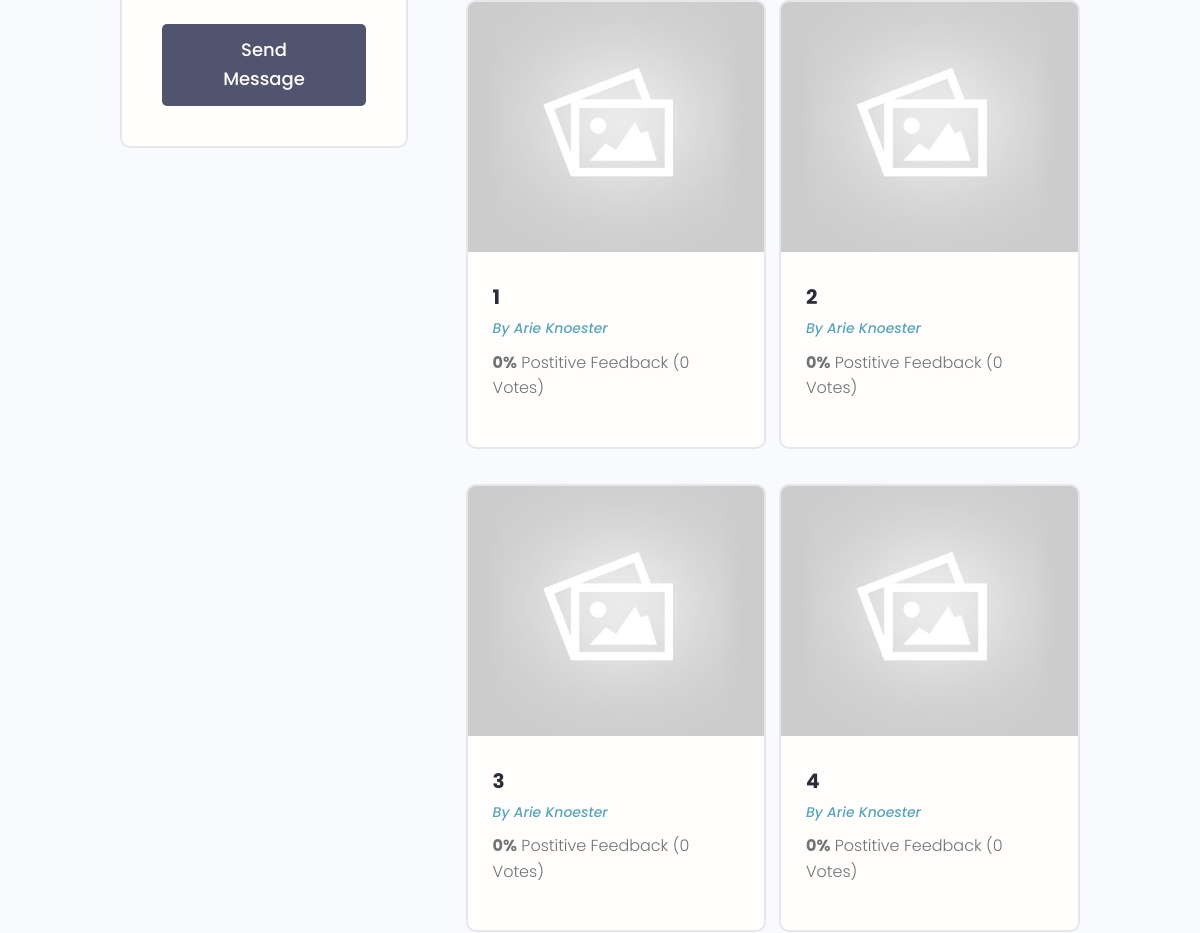
The app's page /profile/b2c6d32e-9d1b-4736-af24-f4d98e0daa3c (middle part), older data.
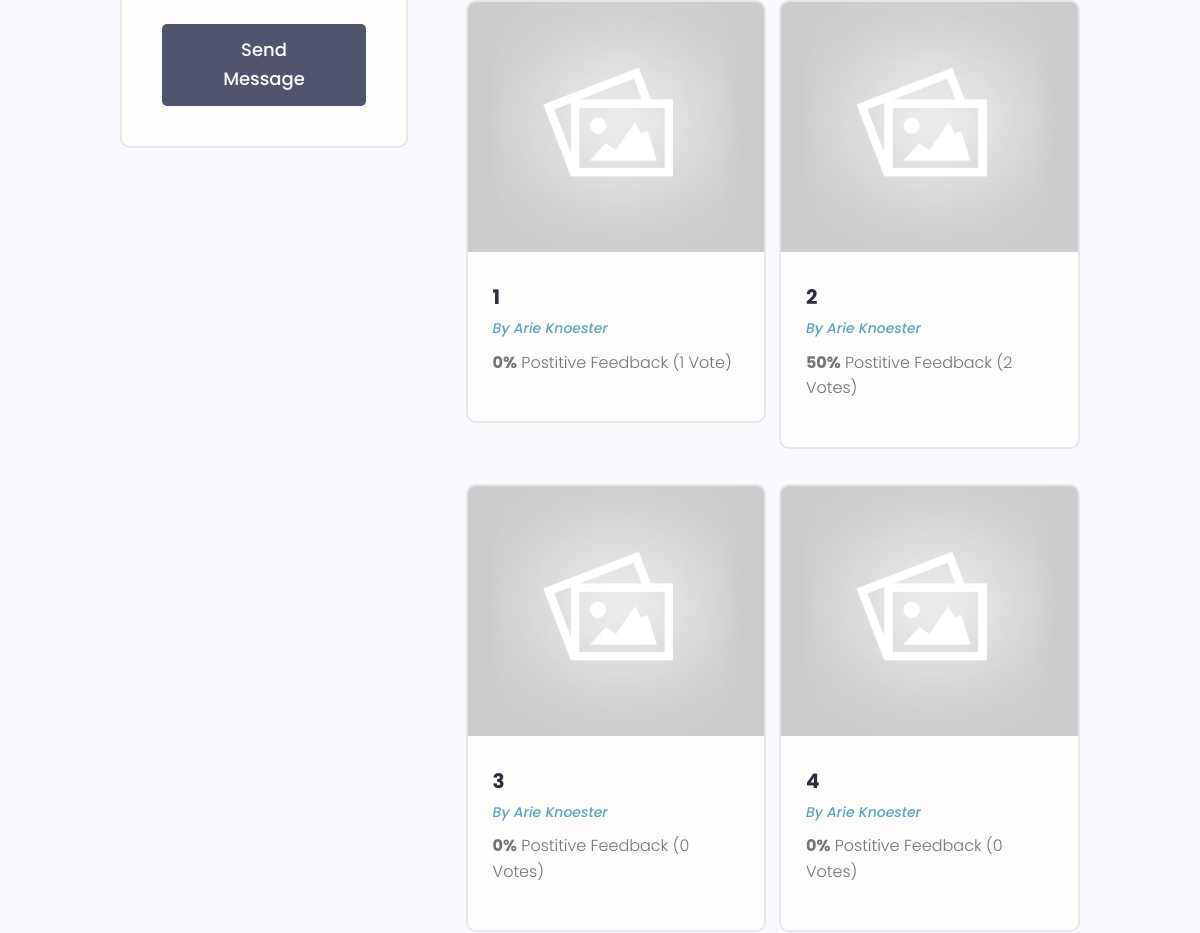
The same page, newer data.
### projects/models.py (models this page shows, shortened)
class Project(models.Model):
    class Meta:
        ordering = ['created']
    id = models.UUIDField(default=uuid.uuid4, unique=True, primary_key=True, editable=False)
    owner = models.ForeignKey(to=Profile, null=True, blank=True, on_delete=models.SET_NULL)
    title = models.CharField(max_length=200)
    description = models.TextField(null=True, blank=True)
    featured_image = models.ImageField(null=True, blank=True, default='default.jpg')
    demo_link = models.CharField(max_length=2000, null=True, blank=True)
    source_link = models.CharField(max_length=2000, null=True, blank=True)
    tags = models.ManyToManyField(to='Tag', blank=True)
    vote_total = models.IntegerField(default=0, null=True, blank=True)
    vote_ratio = models.IntegerField(default=0, null=True, blank=True)
    created = models.DateTimeField(auto_now_add=True)

### users/views.py (the view)
# urls.py: path('profile/<str:pk>', views.user_profile, name='user-profile'),
def user_profile(request, pk):
    profile = Profile.objects.get(id=pk)
    description_skills = profile.skill_set.exclude(description__exact="")
    other_skills = profile.skill_set.filter(description="")
    context = {
        'profile': profile,
        'description_skills': description_skills,
        'other_skills': other_skills
    }
    return render(
        request,
        template_name='users/user-profile.html',
        context=context
    )

### users/templates/users/user-profile.html (shortened to what this page needs)
{% extends 'main.html' %}
{% block content %}
  <main class="profile my-md">
    <div class="container">
      <div class="layout">
        <div class="column column--1of3">
          <div class="card text-center">
            <div class="card__body dev">
              <a href="#" class="btn btn--sub btn--lg">Send Message </a>
            </div>
          </div>
        </div>
        <div class="column column--2of3">
          <div class="devInfo">
            <div class="grid grid--two">
            {% for project in profile.project_set.all %}
              <div class="column">
                <div class="card project">
                  <a href="{% url 'project-page' project.id  %}" class="project">
                    <img class="project__thumbnail" src="{{ project.featured_image.url }}" alt="project thumbnail" />
                    <div class="card__body">
                      <h3 class="project__title">{{ project.title }}</h3>
                      <p><a class="project__author" href="{% url 'user-profile' profile.id %}">By {{ profile.name }}</a></p>
                      <p class="project--rating">
                        <span style="font-weight: bold;">{{ project.vote_ratio }}%</span> Postitive
                        Feedback ({{ project.vote_total }} Vote{{ project.vote_total|pluralize:"s" }})
                      </p>
                    </div>
                  </a>
                </div>
              </div>
            {% endfor %}
            </div>
          </div>
        </div>
      </div>
    </div>
  </main>
{% endblock content %}

Row changes from the older to the newer data that the page shows:
changed Project (number 1 of 4 on the later page): vote_total "0" → "1"
changed Project (number 2 of 4 on the later page): vote_ratio "0" → "50"; vote_total "0" → "2"
